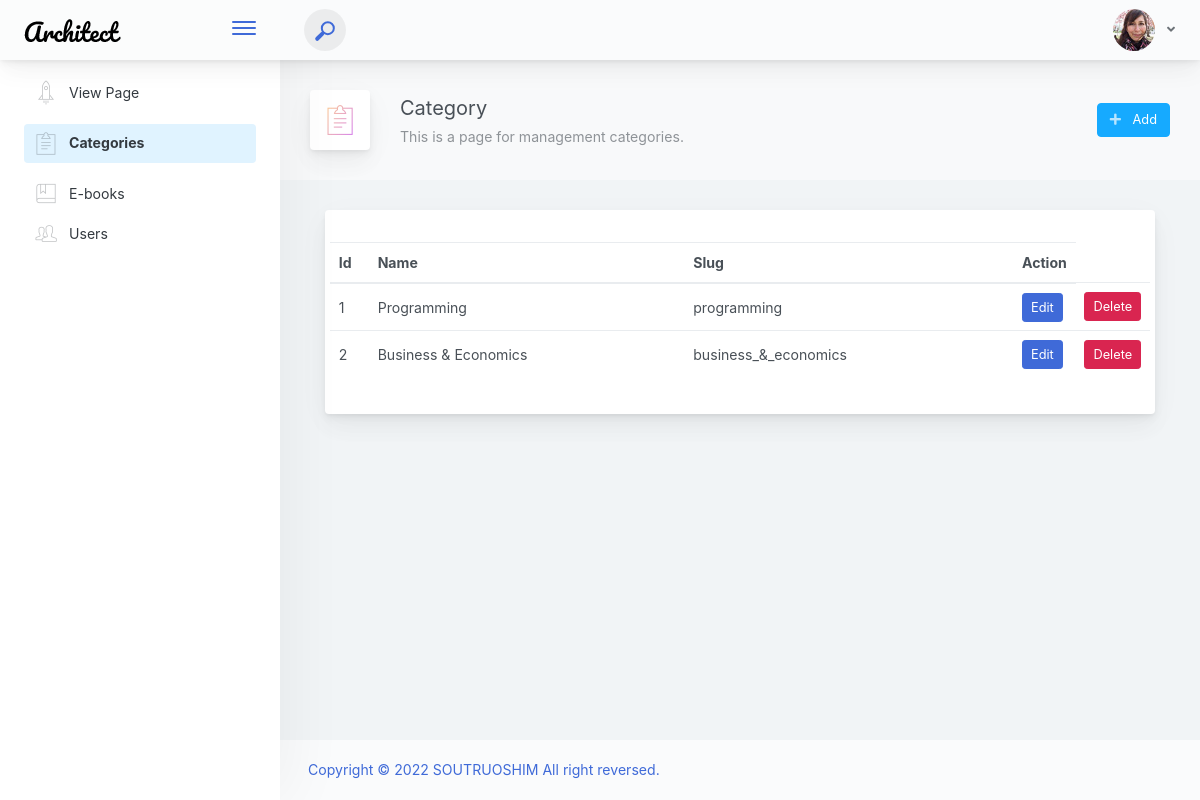
The app's page /admin/category.php (signed in) with its own data.
### tables this page shows
CREATE TABLE `categories` (
  `id` bigint(20) UNSIGNED NOT NULL,
  `name` varchar(191) NOT NULL,
  `slug` varchar(191) NOT NULL,
  `created_at` timestamp NULL DEFAULT current_timestamp(),
  `updated_at` timestamp NULL DEFAULT NULL
);

### config/Database.php (called while the page is built, shortened)
<?php
    class database{
        private $servername = SERVER_NAME;
        private $username = USER_NAME;
        private $password= DB_PASSWORD;
        private $dbname= DB_NAME;
        private $mysqli='';
        public function __construct(){
            $this->mysqli = new mysqli($this->servername,$this->username,$this->password,$this->dbname);
        }
        public function select($table,$rows="*",$where = null){
            if ($where != null) {
                $sql="SELECT $rows FROM $table WHERE $where";
            }else{
                $sql="SELECT $rows FROM $table";
            }
            $this->sql = $result = $this->mysqli->query($sql);
        }
    }
?>

### admin/category.php (the view, shortened to what this page needs)
<?php
   include("inc/header.php");
?>
<div class="app-page-title">
    <div class="page-title-wrapper">
        <div class="page-title-heading">
            <div class="page-title-icon">
                <i class="pe-7s-note2 icon-gradient bg-mean-fruit">
                </i>
            </div>
            <div>Category
                <div class="page-title-subheading">This is a page for management categories.
                </div>
            </div>
        </div>
        <div class="page-title-actions">
            <div class="d-inline-block dropdown">
                <a type="button" class="btn-shadow btn btn-info" href="../admin/add_category.php" >
                    <span class="btn-icon-wrapper pr-2 opacity-7">
                        <i class="fa fa-plus fa-w-20"></i>
                    </span>
                    Add
                </a>
            </div>
        </div>
    </div>
</div>
            <div class="content-wrap">
                <div class="container-fluid">
                <div class="main-card mb-3 card">
                 <div class="card-body"><h5 class="card-title"></h5>
                <div class="row">
                        <div class="col-md-12 p-0">
                            <table class="table">
                                <thead>
                                    <tr>
                                        <th scope="col" width="5%">Id</th>
                                        <th scope="col" width="45%">Name</th>
                                        <th scope="col" width="45%">Slug</th>
                                        <th scope="col" width="5%">Action</th>
                                    </tr>
                                </thead>
                                <tbody>
                                    <?php
                                        include(__DIR__ . "/../config/database.php");
                                        $b = new database();
                                        $b->select("categories","*");
                                        $result = $b->sql;
                                    ?>
                                    <?php while ($row = mysqli_fetch_assoc($result)) { ?>
                                        <tr>
                                            <td><?php echo $row['id']; ?></td>
                                            <td><?php echo $row['name']; ?></td>
                                            <td><?php echo $row['slug']; ?></td>
                                            <td>
                                                <a href="edit_category.php?id=<?php echo $row['id']; ?>" type="button" class="btn btn-primary btn-sm">Edit</a>
                                            </td>
                                            <td>
                                                <form method="POST" action="queries/delete_category.php">
                                                    <input type="submit" class="btn btn-danger btn-sm" name="submit" value="Delete">
                                                </form>
                                            </td>
                                        </tr>
                                    <?php } ?>
                              </tbody>
                            </table>
                        </div>
                    </div>
                </div>
                </div>
                </div>
            </div>
<?php
   include("inc/footer.php");
?>

### records on screen
categories: id "1", name "Programming", slug "programming"
categories: id "2", name "Business & Economics", slug "business_&_economics"
